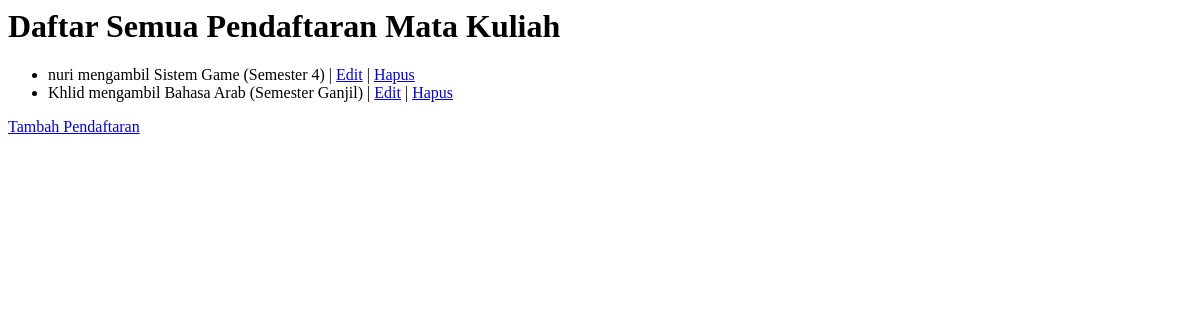
The app's page /krs/, older data.
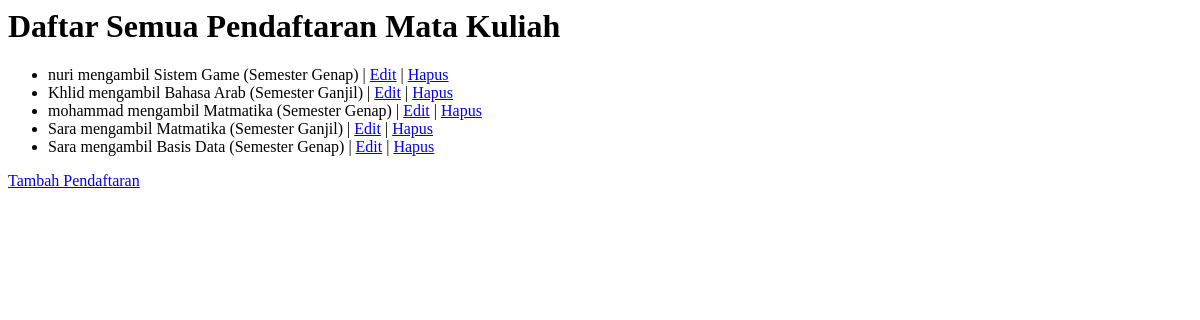
The same page, newer data.
### akademik/models.py (models this page shows, shortened)
class Pendaftaran(models.Model):
    mahasiswa = models.ForeignKey(Mahasiswa, on_delete=models.CASCADE, related_name='krs')
    matakuliah = models.ForeignKey(MataKuliah, on_delete=models.CASCADE, related_name='pendaftaran')
    semester = models.CharField(max_length=10)

class Mahasiswa(models.Model):
    nim = models.CharField(max_length=12, unique=True)
    nama = models.CharField(max_length=100)
    jurusan = models.CharField(max_length=100)

class MataKuliah(models.Model):
    kode_mk = models.CharField(max_length=10, unique=True)
    nama_mk = models.CharField(max_length=100)
    sks = models.IntegerField()
    dosen = models.CharField(max_length=100)

### akademik/views.py (the view)
# urls.py: path('krs/', PendaftaranListView.as_view(), name='krs-list'),
class PendaftaranListView(ListView):
    model = Pendaftaran
    template_name = "akademik/pendaftaran_list.html"

### akademik/templates/akademik/pendaftaran_list.html
<h1>Daftar Semua Pendaftaran Mata Kuliah</h1>
<ul>
    {% for p in object_list %}
        <li>
            {{ p.mahasiswa.nama }} mengambil
            {{ p.matakuliah.nama_mk }}
            (Semester {{ p.semester }})
            | <a href="{% url 'krs-edit' p.pk %}">Edit</a>
            | <a href="{% url 'krs-hapus' p.pk %}">Hapus</a>
        </li>
    {% empty %}
        <li>Tidak ada pendaftaran mata kuliah.</li>
    {% endfor %}
</ul>
<p>
    <a href="{% url 'krs-tambah' %}">Tambah Pendaftaran</a>
</p>

Row changes from the older to the newer data that the page shows:
changed Pendaftaran "nuri": semester "4" → "Genap"
added Pendaftaran: mahasiswa.nama "mohammad", matakuliah.nama_mk "Matmatika", semester "Genap"
added Pendaftaran: mahasiswa.nama "Sara", matakuliah.nama_mk "Matmatika", semester "Ganjil"
added Pendaftaran: mahasiswa.nama "Sara", matakuliah.nama_mk "Basis Data", semester "Genap"
